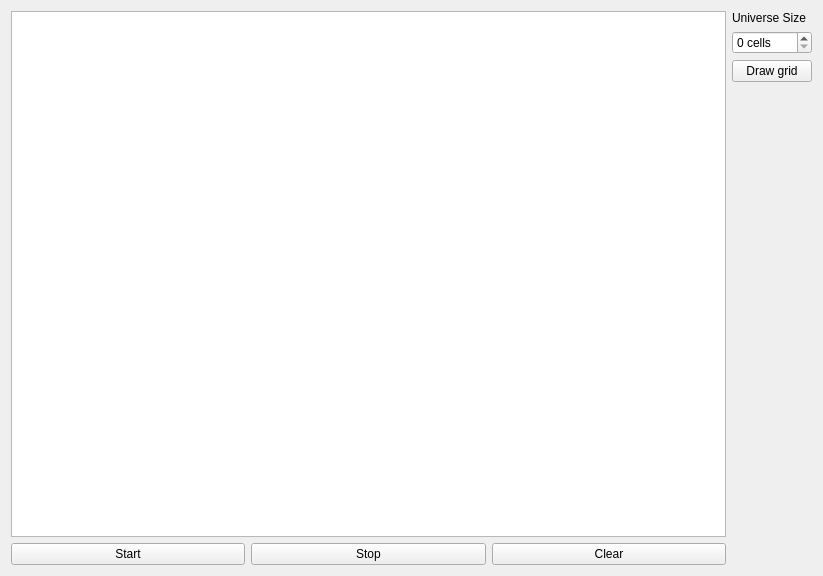
<?xml version="1.0" encoding="UTF-8"?>
<ui version="4.0">
 <class>MainWindow</class>
 <widget class="QMainWindow" name="MainWindow">
  <property name="geometry">
   <rect>
    <x>0</x>
    <y>0</y>
    <width>823</width>
    <height>576</height>
   </rect>
  </property>
  <property name="windowTitle">
   <string>MainWindow</string>
  </property>
  <widget class="QWidget" name="centralWidget">
   <layout class="QHBoxLayout" name="horizontalLayout_3">
    <item>
     <layout class="QHBoxLayout" name="horizontalLayout_2">
      <item>
       <layout class="QVBoxLayout" name="verticalLayout">
        <item>
         <widget class="QGraphicsView" name="graphicsView"/>
        </item>
        <item>
         <layout class="QHBoxLayout" name="horizontalLayout">
          <item>
           <widget class="QPushButton" name="startButton">
            <property name="text">
             <string>Start</string>
            </property>
           </widget>
          </item>
          <item>
           <widget class="QPushButton" name="stopButton">
            <property name="text">
             <string>Stop</string>
            </property>
           </widget>
          </item>
          <item>
           <widget class="QPushButton" name="clearButton">
            <property name="text">
             <string>Clear</string>
            </property>
           </widget>
          </item>
         </layout>
        </item>
       </layout>
      </item>
      <item>
       <layout class="QVBoxLayout" name="verticalLayout_2">
        <item>
         <widget class="QLabel" name="label">
          <property name="text">
           <string>Universe Size</string>
          </property>
         </widget>
        </item>
        <item>
         <widget class="QSpinBox" name="numberOfCells">
          <property name="suffix">
           <string> cells</string>
          </property>
         </widget>
        </item>
        <item>
         <widget class="QPushButton" name="gridButton">
          <property name="text">
           <string>Draw grid</string>
          </property>
         </widget>
        </item>
        <item>
         <spacer name="verticalSpacer">
          <property name="orientation">
           <enum>Qt::Vertical</enum>
          </property>
          <property name="sizeHint" stdset="0">
           <size>
            <width>20</width>
            <height>40</height>
           </size>
          </property>
         </spacer>
        </item>
       </layout>
      </item>
     </layout>
    </item>
   </layout>
  </widget>
 </widget>
 <layoutdefault spacing="6" margin="11"/>
 <resources/>
 <connections/>
</ui>
